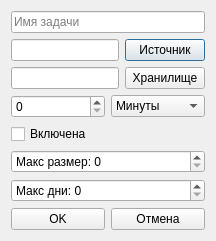
<?xml version="1.0" encoding="UTF-8"?>
<ui version="4.0">
<class>JobDialog</class>
<widget class="QDialog" name="JobDialog">
 <property name="windowTitle">
  <string>Создание / Редактирование задачи</string>
 </property>

 <layout class="QVBoxLayout">

  <item>
   <widget class="QLineEdit" name="nameEdit">
    <property name="placeholderText">
     <string>Имя задачи</string>
    </property>
   </widget>
  </item>

  <item>
   <layout class="QHBoxLayout">
    <item>
     <widget class="QLineEdit" name="sourceEdit"/>
    </item>
    <item>
     <widget class="QPushButton" name="sourceBtn">
      <property name="text"><string>Источник</string></property>
     </widget>
    </item>
   </layout>
  </item>

  <item>
   <layout class="QHBoxLayout">
    <item>
     <widget class="QLineEdit" name="targetEdit"/>
    </item>
    <item>
     <widget class="QPushButton" name="targetBtn">
      <property name="text"><string>Хранилище</string></property>
     </widget>
    </item>
   </layout>
  </item>

  <item>
   <layout class="QHBoxLayout">
    <item>
     <widget class="QSpinBox" name="intervalSpin"/>
    </item>
    <item>
     <widget class="QComboBox" name="intervalType">
      <item><property name="text"><string>Минуты</string></property></item>
      <item><property name="text"><string>Часы</string></property></item>
      <item><property name="text"><string>Дни</string></property></item>
     </widget>
    </item>
   </layout>
  </item>

  <item>
   <widget class="QCheckBox" name="enabledCheck">
    <property name="text"><string>Включена</string></property>
   </widget>
  </item>

  <item>
   <widget class="QSpinBox" name="maxSizeSpin">
    <property name="prefix"><string>Макс размер: </string></property>
   </widget>
  </item>

  <item>
   <widget class="QSpinBox" name="maxDaysSpin">
    <property name="prefix"><string>Макс дни: </string></property>
   </widget>
  </item>

  <item>
   <layout class="QHBoxLayout">
    <item>
     <widget class="QPushButton" name="okBtn">
      <property name="text"><string>OK</string></property>
     </widget>
    </item>
    <item>
     <widget class="QPushButton" name="cancelBtn">
      <property name="text"><string>Отмена</string></property>
     </widget>
    </item>
   </layout>
  </item>

 </layout>
</widget>
</ui>
